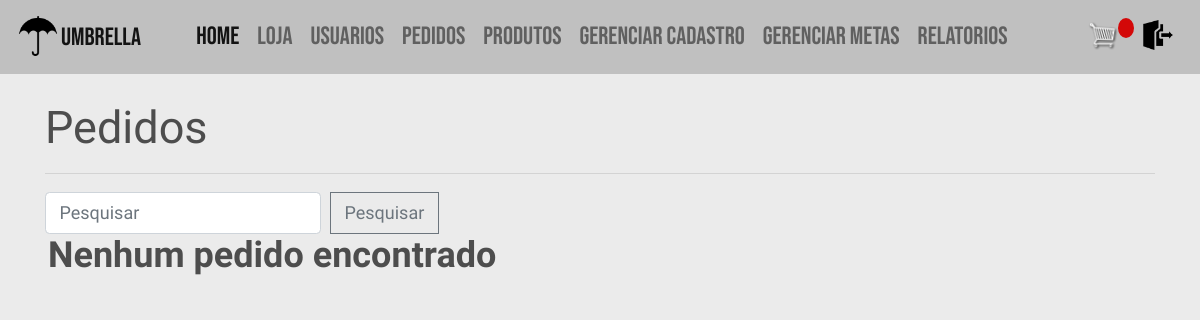
The page /pedidos/ (signed in) on the database as committed earlier.
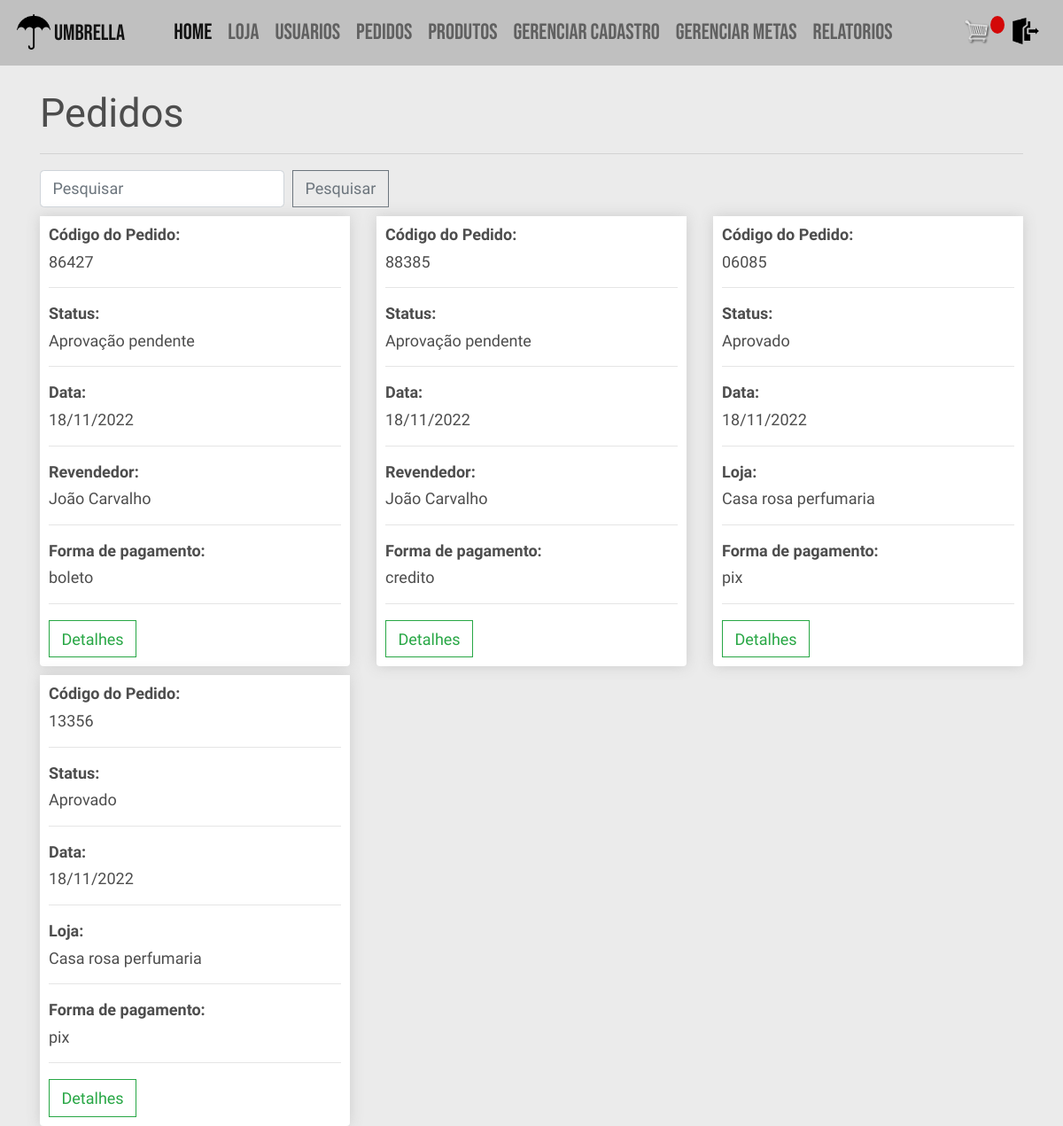
The same page on the database as committed later.
### vendas/models.py (models this page shows, shortened)
class Pedido(models.Model):
    cod_pedido = models.CharField(
        _("código do pedido"), max_length=100, null=True)
    APROV_PEND = "aprovacao_pendente"
    APROVADO = "aprovado"
    ENVIADO = "enviado"
    FINALIZADO = "finalizado"
    opcoes_status = [
        (APROV_PEND, "Aprovação pendente"),
        (APROVADO, "Aprovado"),
        (ENVIADO, "Enviado"),
        (FINALIZADO, "Finalizado"),
    ]
    status = models.CharField(choices=opcoes_status,
                              max_length=50, null=True, blank=True, default=APROV_PEND)
    completo = models.BooleanField(default=False)
    data = models.DateTimeField(
        _("data do pedido"), default=timezone.now, null=True, blank=True)
    subtotal = models.FloatField(
        _("valor pré-desconto do pedido"), null=True, blank=True)
    total = models.FloatField(
        _("valor total do pedido"), null=True, blank=True)
    CREDITO = "credito"
    DEBITO = "debito"
    PIX = "pix"
    BOLETO = "boleto"
    opcoes_pagamento = [
        (CREDITO, "Credito"),
        (DEBITO, "Debito"),
        (PIX, "Pix"),
        (BOLETO, "Boleto"),
    ]
    metodo_de_pagamento = models.CharField(
        choices=opcoes_pagamento, max_length=200, null=True, blank=True)
    franquia = models.ForeignKey(Franquia, verbose_name=_(
        "franquia"), on_delete=models.SET_NULL, null=True, blank=True)
    loja = models.ForeignKey(Loja, verbose_name=_(
        "loja"), on_delete=models.SET_NULL, null=True, blank=True)
    revendedor = models.ForeignKey(Revendedor, verbose_name=_(
        "revendedor"), on_delete=models.SET_NULL, null=True, blank=True)

class Revendedor(models.Model):
    user = models.OneToOneField(
        User, on_delete=models.CASCADE)
    nome = models.CharField(_("Nome"), max_length=100, blank=True)
    cpf = models.CharField(_("CPF"), max_length=15, blank=True)
    telefone = models.CharField(_("Telefone"), max_length=15, blank=True)
    cep = models.CharField(
        _("CEP"), max_length=15, blank=True)
    uf = models.CharField(
        _("UF"), max_length=2, blank=True)
    cidade = models.CharField(
        _("cidade"), max_length=50, blank=True)
    bairro = models.CharField(
        _("bairro"), max_length=50, blank=True)
    logradouro = models.CharField(
        _("logradouro"), max_length=100, blank=True)
    numero = models.CharField(
        _("numero"), max_length=5, blank=True)
    datanasc = models.DateField(
        _("Data de nascimento"), auto_now=False, auto_now_add=False, blank=True)
    sexo = models.CharField(_("sexo"), choices=opcoes_sexo,
                            max_length=30, blank=True)
    supervisor = models.ForeignKey(Supervisor, verbose_name=_(
        "supervisor"), on_delete=models.SET_NULL, null=True, blank=True)
    def meta_iniciante():
        return Meta.objects.get(nivel=Meta.INICIANTE)
    meta = models.ForeignKey(
        Meta, on_delete=models.SET_NULL, null=True, blank=True, default=meta_iniciante)
    is_aprovado = models.BooleanField(_('Aprovado'), default=False)
    def __str__(self):
        return self.nome

class Loja(models.Model):
    user = models.OneToOneField(User, on_delete=models.CASCADE)
    cnpj = models.CharField(_("CNPJ"), max_length=15, unique=True, blank=True)
    nome = models.CharField(
        _("nome"), max_length=50, blank=True)
    nome_fantasia = models.CharField(
        _("nome fantasia"), max_length=50, blank=True)
    cep = models.CharField(
        _("CEP"), max_length=15, blank=True)
    uf = models.CharField(
        _("UF"), max_length=2, blank=True)
    cidade = models.CharField(
        _("cidade"), max_length=50, blank=True)
    bairro = models.CharField(
        _("bairro"), max_length=50, blank=True)
    logradouro = models.CharField(
        _("logradouro"), max_length=100, blank=True)
    numero = models.CharField(
        _("numero"), max_length=5, blank=True)
    telefone = models.CharField(
        _("telefone"), max_length=30, blank=True)
    is_aprovado = models.BooleanField(_('Aprovado'), default=False)
    franquia = models.ForeignKey(Franquia, verbose_name=_(
        "franquia"), on_delete=models.SET_NULL, null=True, blank=True)
    def __str__(self):
        return self.nome_fantasia

### vendas/views.py (the view)
# urls.py: path('pedidos/', views.lista_pedidos, name='pedidos'),
@login_required
@user_passes_test(supervisor_franquia_check)
def lista_pedidos(request):
    pedidos = Pedido.objects.all().exclude(completo=False)
    return render(request, "vendas/pedidos.html", {'pedidos': pedidos})

### users/models.py (called while the page is built)
    def __str__(self):
        return self.email

### vendas/views.py (called while the page is built)
def supervisor_franquia_check(user):
    if user.tipo == User.SUPERVISOR or user.tipo == User.FRANQUIA:
        return True
    else:
        return False

### vendas/templates/vendas/pedidos.html
{% extends 'vendas/base.html' %}
{% load static %}
{% block content %}
	<h1>Pedidos</h1>
	<hr>
	  <form class="form-inline" action="{% url 'pesquisa_pedidos' %}" method="get">
		<input class="form-control mr-sm-2" name="q" type="search" placeholder="Pesquisar" aria-label="Pesquisar">
		<button class="btn btn-outline-secondary my-2 my-sm-0" type="submit">Pesquisar</button>
  	</form>
	<div class="row">
		{% if not pedidos %}
		<br>
		<h2 class="ml-3"><strong>Nenhum pedido encontrado</strong></h2>
		{% else %}
			{% for pedido in pedidos %}
				<div class="col-lg-4">
					<div class="box-element product">
						<h6><strong>Código do Pedido:</strong></h6>
						<h6>{{pedido.cod_pedido}}</h6>
						<hr>
						<h6><strong>Status:</strong></h6>
						<h6>{{pedido.get_status_display}}</h6>
						<hr>
						<h6><strong>Data:</strong></h6>
						<h6>{{pedido.data|date:"d/m/Y" }}</h6>
						<hr>
						{% if pedido.revendedor %}
							<h6><strong>Revendedor:</strong></h6>
							<h6>{{pedido.revendedor}}</h6>
							<hr>
						{% elif pedido.loja %}
							<h6><strong>Loja:</strong></h6>
							<h6>{{pedido.loja}}</h6>
							<hr>
						{% endif %}
						<h6><strong>Forma de pagamento:</strong></h6>
						<h6>{{pedido.metodo_de_pagamento}}</h6>
						<hr>
						<a class="btn btn-outline-success" href="{% url 'detalhe_pedido' pedido.id %}">Detalhes</a>
					</div>
				</div>
			{% endfor %}
		{% endif %}
	</div>
{% endblock content %}

Rows that differ between the two databases and show on the page:
added Pedido: cod_pedido "86427", status "Aprovação pendente", data "18/11/2022", revendedor "João Carvalho", metodo_de_pagamento "boleto"
added Pedido: cod_pedido "88385", status "Aprovação pendente", data "18/11/2022", revendedor "João Carvalho", metodo_de_pagamento "credito"
added Pedido: cod_pedido "06085", status "Aprovado", data "18/11/2022", loja "Casa rosa perfumaria", metodo_de_pagamento "pix"
added Pedido: cod_pedido "13356", status "Aprovado", data "18/11/2022", loja "Casa rosa perfumaria", metodo_de_pagamento "pix"
Other text that changed with them:
text no longer shown: "Nenhum pedido encontrado"
